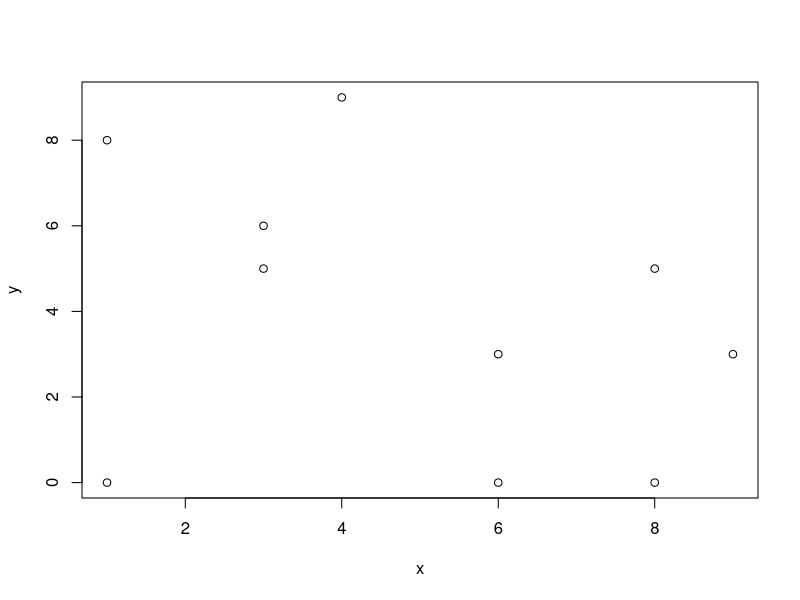
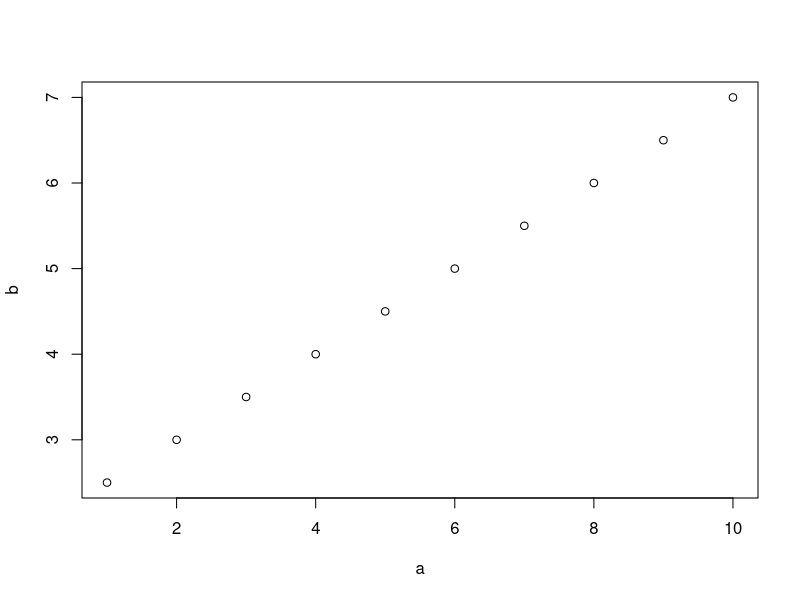
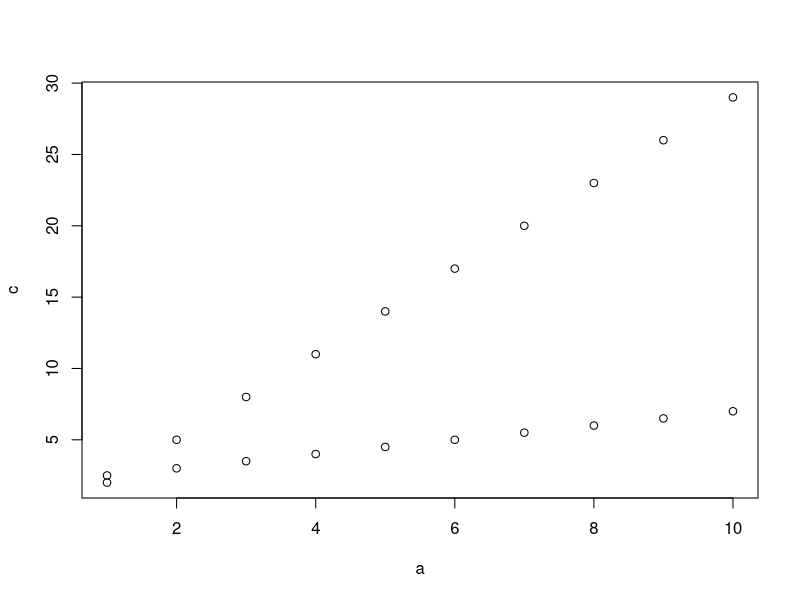

The R source for these figures, in order:

# Numbers from random.org
x = c(6,3,6,8,1,3,8,4,9,1)
y = c(0,5,3,0,0,6,5,9,3,8)

### Problem 1

# a.
plot(x, y)
# b.
mean(x)
mean(y)
# c.
var(x)
var(y)
# d.
sd(x)
sd(y)
# e.
cov(x,y)
# f.
cor(x,y)
# g.


a = 1:10
b = a*0.5 + 2
c = a * 3 - 1
plot(a,b)
plot(a,c)
points(a,b)
cov(a,b)
cov(a,c)
cor(a,b)
cor(a,c)

### 2.
# a. Discrete. The number of rides taken by a resident in a month is a count variable that takes values on the set of natural numbers, which is discrete.
# b. Continuous. Bicyclist's speed can take any real value bounded from below by 0 and from above by the speed of light. No particular value of speed has probabily mass, only density.
# c. Continuous. Minute variations in lamps and current suggest a continuous variable. If the minute variations are not of interest, then the luminosity measurements can be converted to a discrete variable.
# d. Discrete. Assuming bankers cannot receive arbitrarily small fractions of a dollar, the salaries are discrete, however a continuous variable may be more convenient.
# e. Discrete. The number of hotels in Manhattan is a count variable.
# f. Continuous. Loudness is continuous.
# g. Discrete. Coffee can be 'good or bad' or 'very good, good, average, bad, very bad'. One could devise other metrics that would yield a continuous variable.

### 3. 